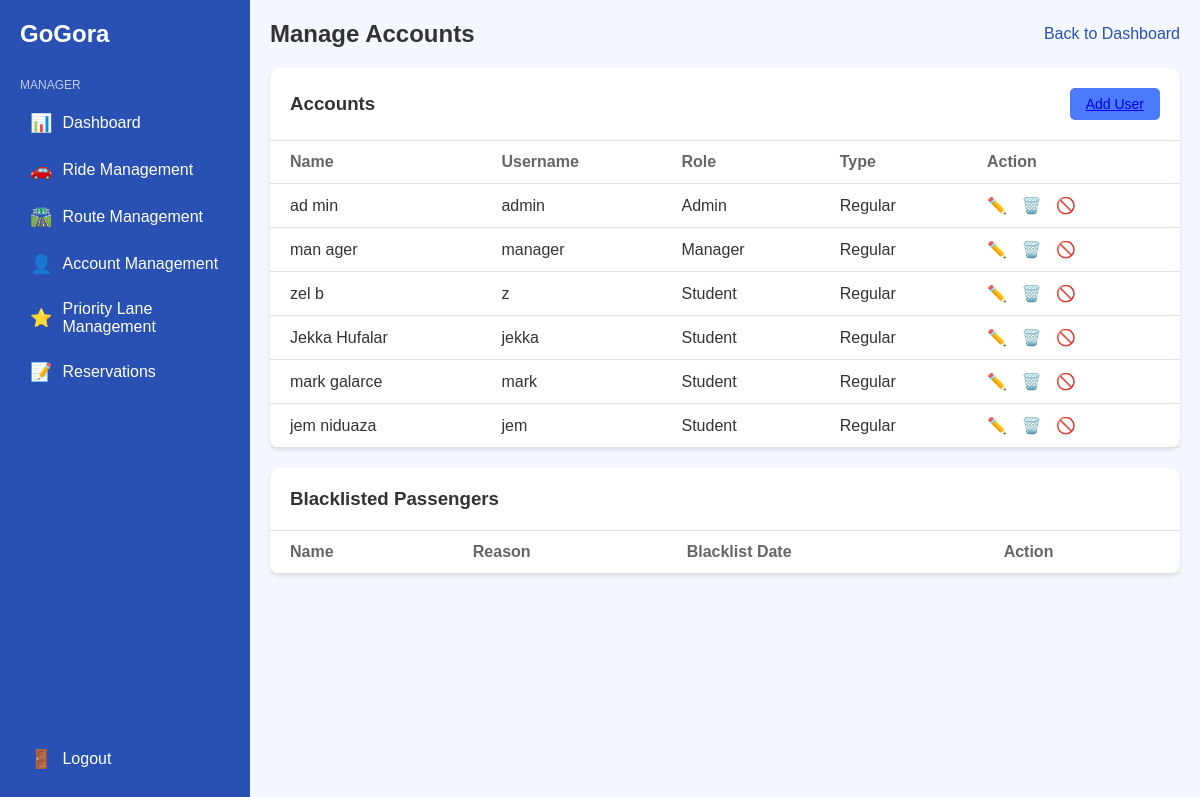
/view/manager/account.php, run on the app's committed database.
### tables this page shows
CREATE TABLE `users` (
  `user_id` int(11) NOT NULL,
  `username` varchar(10) NOT NULL,
  `firstname` varchar(10) NOT NULL,
  `lastname` varchar(10) NOT NULL,
  `password` varchar(255) NOT NULL,
  `email` varchar(17) NOT NULL,
  `role` enum('Student','Faculty','Employee','Admin','Manager') NOT NULL,
  `user_type` enum('Regular','Priority') NOT NULL,
  `avatar` longblob DEFAULT NULL
);

### view/manager/account.php (the view, shortened to what this page needs)
<?php
include($_SERVER['DOCUMENT_ROOT'] . '/control/includes/db.php');
$accountsQuery = "SELECT firstname, lastname, username, role, user_type FROM users";
$accountsResult = $conn->query($accountsQuery);
?>
<!DOCTYPE html>
<html lang="en">
<head>
    <link rel="stylesheet" href="../manager/css/styles.css">
</head>
<body>
    <div class="container">
        <nav class="sidebar">
            <div class="logo">
                <h1>GoGora</h1>
            </div>
            <div class="nav-title">MANAGER</div>
            <ul>
                <li><a href="../manager/dashboard.php"><span class="icon">📊</span> Dashboard</a></li>
                <li><a href="../manager/ride.php"><span class="icon">🚗</span> Ride Management</a></li>
                <li><a href="../manager/route.php"><span class="icon">🛣️</span> Route Management</a></li>
                <li><a href="../manager/account.php"><span class="icon">👤</span> Account Management</a></li>
                <li><a href="../manager/priority.php"><span class="icon">⭐</span> Priority Lane Management</a></li>
                <li><a href="../manager/reservations.php"><span class="icon">📝</span> Reservations</a></li>
            </ul>
            <div class="logout">
                <a href="#"><span class="icon">🚪</span> Logout</a>
            </div>
        </nav>
        <main class="content">
            <header>
                <h2>Manage Accounts</h2>
                <a href="../manager/dashboard.php" class="back-link">Back to Dashboard</a>
            </header>
            <section class="accounts">
                <div class="section-header">
                    <h3>Accounts</h3>
                    <button class="add-user"><a href="../manager/addUser.php">Add User</a></button>
                </div>
                <table>
                    <thead>
                        <tr>
                            <th>Name</th>
                            <th>Username</th>
                            <th>Role</th>
                            <th>Type</th>
                            <th>Action</th>
                        </tr>
                    </thead>
                    <tbody>
                        <?php while ($account = mysqli_fetch_assoc($accountsResult)): ?>
                            <tr>
                                <td><?= htmlspecialchars($account['firstname'] . ' ' . $account['lastname']) ?></td>
                                <td><?= htmlspecialchars($account['username']) ?></td>
                                <td><?= htmlspecialchars($account['role']) ?></td>
                                <td><?= htmlspecialchars($account['user_type']) ?></td>
                                <td>
                                    <button class="action-btn edit" onclick="editUser('<?= $account['username'] ?>')">✏️</button>
                                    <button class="action-btn delete" onclick="deleteUser('<?= $account['username'] ?>')">🗑️</button>
                                    <button class="action-btn blacklist" onclick="blacklistUser('<?= $account['username'] ?>')">🚫</button>
                                </td>
                            </tr>
                        <?php endwhile; ?>
                    </tbody>
                </table>
            </section>
            <section class="blacklisted">
                <div class="section-header">
                    <h3>Blacklisted Passengers</h3>
                </div>
                <table>
                    <thead>
                        <tr>
                            <th>Name</th>
                            <th>Reason</th>
                            <th>Blacklist Date</th>
                            <th>Action</th>
                        </tr>
                    </thead>
                </table>
            </section>
        </main>
    </div>
</body>
</html>

### view/manager/css/styles.css (style rules this page uses)
:root { --primary-color: #2851B3; --secondary-color: #4B7BFB; --background-color: #F5F7FF; --text-color: #333; --white: #fff; --light-gray: #f0f0f0; --border-color: #e0e0e0; }
* { margin: 0; padding: 0; box-sizing: border-box; }
body { font-family: Arial, sans-serif; background-color: var(--background-color); color: var(--text-color); }
.container { display: flex; min-height: 100vh; }
.sidebar { width: 250px; background-color: var(--primary-color); color: var(--white); padding: 20px; display: flex; flex-direction: column; }
.logo { display: flex; align-items: center; margin-bottom: 30px; }
.logo h1 { font-size: 24px; }
.nav-title { font-size: 12px; opacity: 0.7; margin-bottom: 10px; }
.sidebar ul { list-style-type: none; }
.sidebar li { margin-bottom: 5px; }
.sidebar a { color: var(--white); text-decoration: none; display: flex; align-items: center; padding: 10px; border-radius: 5px; transition: background-color 0.3s; }
.icon { margin-right: 10px; font-size: 18px; }
.logout { margin-top: auto; }
.content { flex: 1; padding: 20px; }
header { display: flex; justify-content: space-between; align-items: center; margin-bottom: 20px; }
.back-link { color: var(--primary-color); text-decoration: none; }
.accounts, .blacklisted { background-color: var(--white); border-radius: 10px; margin-bottom: 20px; box-shadow: 0 2px 4px rgba(0, 0, 0, 0.1); }
.section-header { display: flex; justify-content: space-between; align-items: center; padding: 20px; border-bottom: 1px solid var(--border-color); }
.add-user { background-color: var(--secondary-color); color: var(--white); border: none; padding: 8px 16px; border-radius: 5px; cursor: pointer; font-size: 14px; }
table { width: 100%; border-collapse: collapse; }
th, td { text-align: left; padding: 12px 20px; border-bottom: 1px solid var(--border-color); }
th { font-weight: bold; color: #666; }
.action-btn { background: none; border: none; cursor: pointer; font-size: 16px; margin-right: 10px; }
.edit { color: var(--secondary-color); }
.delete { color: #ff4444; }

### data on the page
users: firstname+lastname "ad min", username "admin", role "Admin", user_type "Regular"
users: firstname+lastname "man ager", username "manager", role "Manager", user_type "Regular"
users: firstname+lastname "zel b", username "z", role "Student", user_type "Regular"
users: firstname+lastname "Jekka Hufalar", username "jekka", role "Student", user_type "Regular"
users: firstname+lastname "mark galarce", username "mark", role "Student", user_type "Regular"
users: firstname+lastname "jem niduaza", username "jem", role "Student", user_type "Regular"
